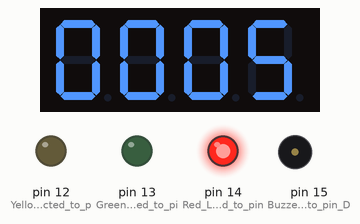
Recording of a sketch running on a simulated Arduino Uno, built with avr-gcc and run on an emulated ATmega328P. On the bench: 4-digit seven-segment display, output pins drawn as LEDs (lit = HIGH), buzzer (waves = sounding, pin HIGH).

Above: at 0.1 s.
At 10.01 s:
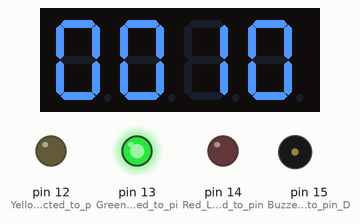
At 14.38 s:
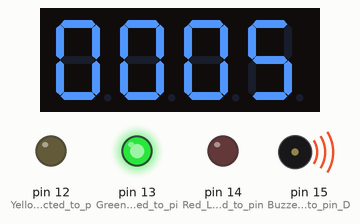
At 19.5 s:
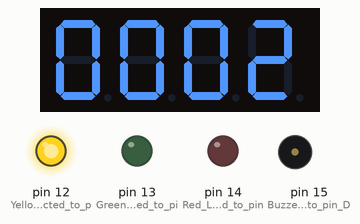
At 28.7 s:
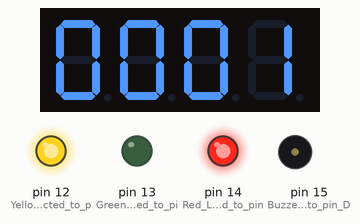
At 39.94 s:
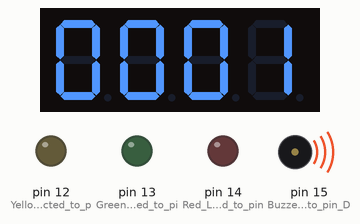
Timing chart, 0 to 40.0 s (numbered marks = the images above):
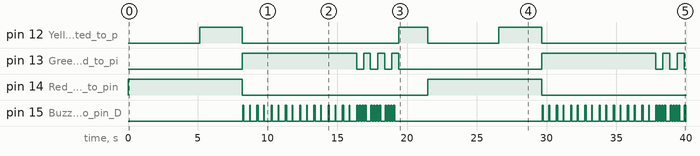

Measured:
- by itself, pin 12 (Yellow_LED_connected_to_p): goes HIGH 3.1 s, LOW 11.2 s, HIGH 2.1 s, LOW 5.1 s, HIGH 3.1 s, then LOW
- by itself, pin 14 (Red_LED_connected_to_pin): alternates HIGH for 8.2 s and LOW for 13.3 s
- by itself, pin 13 (Green_LED_connected_to_pi): LOW → HIGH at 8.2 s, → LOW 8.2 s later, → HIGH 0.50 s later, → LOW 0.50 s later, … (14 changes in this stretch)
- what the display in image 1 shows lasts 1.1 s, from 9.2 s to 10.3 s

The sketch:

Traffic_Light_Simulator_SourceCode.ino
```cpp
#include <TM1637Display.h>

// Define the TM1637 pins
const int CLK_PIN = 5;
const int DIO_PIN = 4;

// Create a TM1637Display object
TM1637Display display(CLK_PIN, DIO_PIN);

void setup() {
    pinMode(14, OUTPUT); // Red LED connected to pin D5 on the board
    pinMode(12, OUTPUT); // Yellow LED connected to pin D6 on the board
    pinMode(13, OUTPUT); // Green LED connected to pin D7 on the board
    pinMode(15, OUTPUT); // Buzzer connected to pin D8 on the board

    // Initialize the TM1637 display
    display.setBrightness(7);
    display.clear();
}

// define the display countdown function
void countdown(int initialValue, int targetValue) {
    for (int i = initialValue; i >= targetValue; i--) {
        display.showNumberDec(i, true);
        delay(1000); // Delay for 1 second
    }
}

// Define function for green light behavior
void greenLight(int initialValue, int targetValue) {
    digitalWrite(13, HIGH);
    for (int i = initialValue; i >= targetValue; i--) {
        display.showNumberDec(i, true);
        greenLedSoundAlert();
    }
}

// Define function for blinking green light
void blinkGreenCountdown(int initialValue, int targetValue) {
    for (int i = initialValue; i >= targetValue; i--) {
        display.showNumberDec(i, true);
        greenLedBlink();
    }
}

// Define the sound Alert function of the green Light
void greenLedSoundAlert() {
    digitalWrite(15, HIGH);
    delay(100);
    digitalWrite(15, LOW);
    delay(400);
    digitalWrite(15, HIGH);
    delay(50);
    digitalWrite(15, LOW);
    delay(450);
}

// Define the greenLedBlink function with sound alert pattern
void greenLedBlink() {
    digitalWrite(15, HIGH);
    digitalWrite(13, LOW);
    delay(100);
    digitalWrite(15, LOW);
    delay(100);
    digitalWrite(15, HIGH);
    delay(100);
    digitalWrite(15, LOW);
    delay(100);
    digitalWrite(15, HIGH);
    delay(100);
    digitalWrite(13, HIGH);
    digitalWrite(15, LOW);
    delay(100);
    digitalWrite(15, HIGH);
    delay(100);
    digitalWrite(15, LOW);
    delay(300);
    digitalWrite(13, LOW);
}

// define the display countdown function
void countdown(int initialValue) {
    for (int i = initialValue; i >= 1; i--) {
        display.showNumberDec(i, true); // Show the current number with leading zeros
        delay(1000); // Delay for 1 second
    }
    display.clear();
}

void loop() {
    // Red LED active for 5 seconds
    digitalWrite(14, HIGH);
    countdown(5, 1);

    // Yellow LED active for 3 seconds
    digitalWrite(12, HIGH);
    countdown(3, 1);

    // Deactivate Red and Yellow
    digitalWrite(14, LOW);
    digitalWrite(12, LOW);

    // Activate green light with bip sound and countdown
    greenLight(11, 4);

    // Green LED blinks 3 times with alert sound pattern
    blinkGreenCountdown(3, 1);

    // Activate Yellow LED
    digitalWrite(12, HIGH);
    countdown(2);

    // Deactivate Yellow LED
    digitalWrite(12, LOW);
}
```
